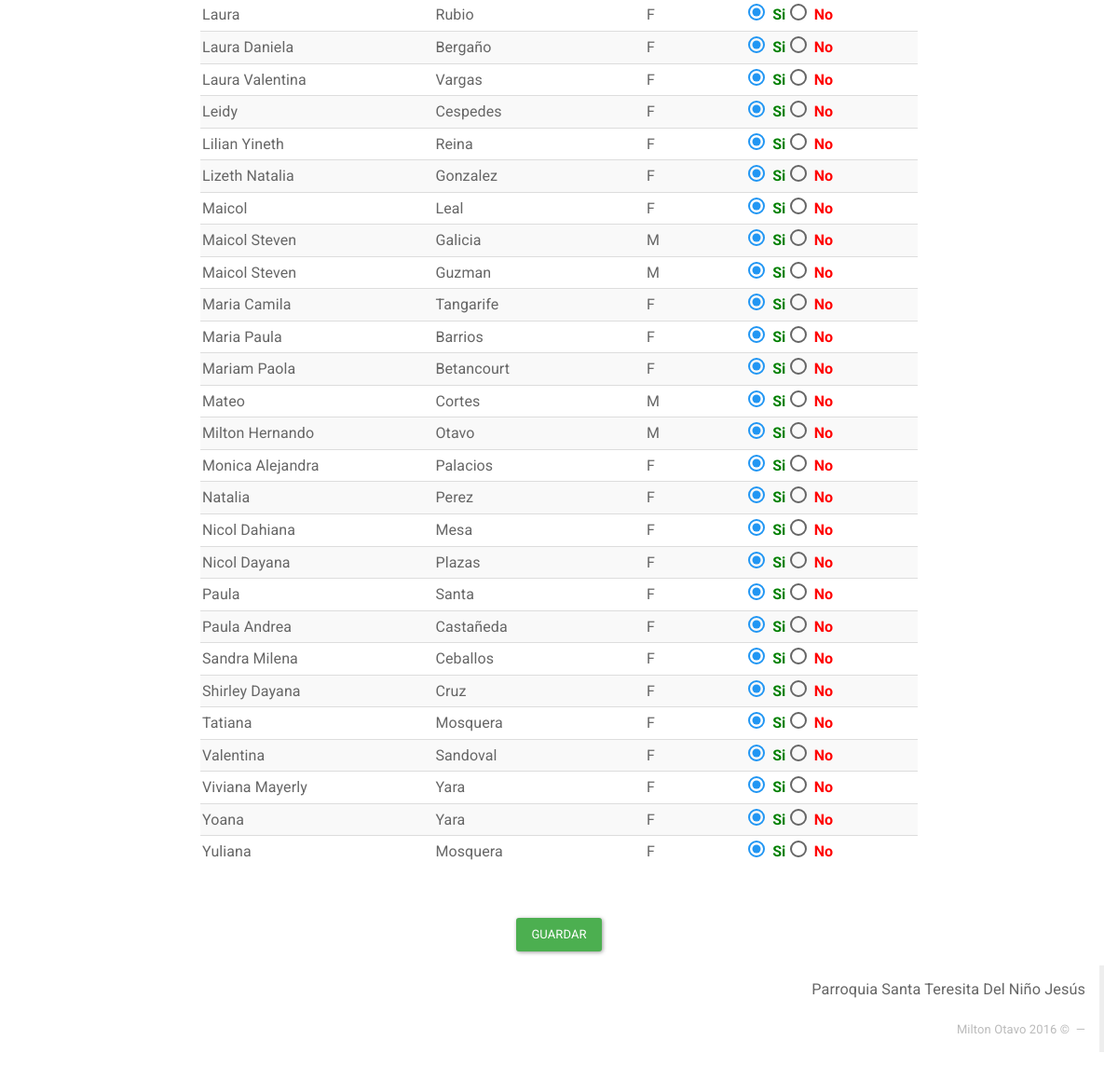
Before: /asistencia (signed in, lower part) with the older database file.
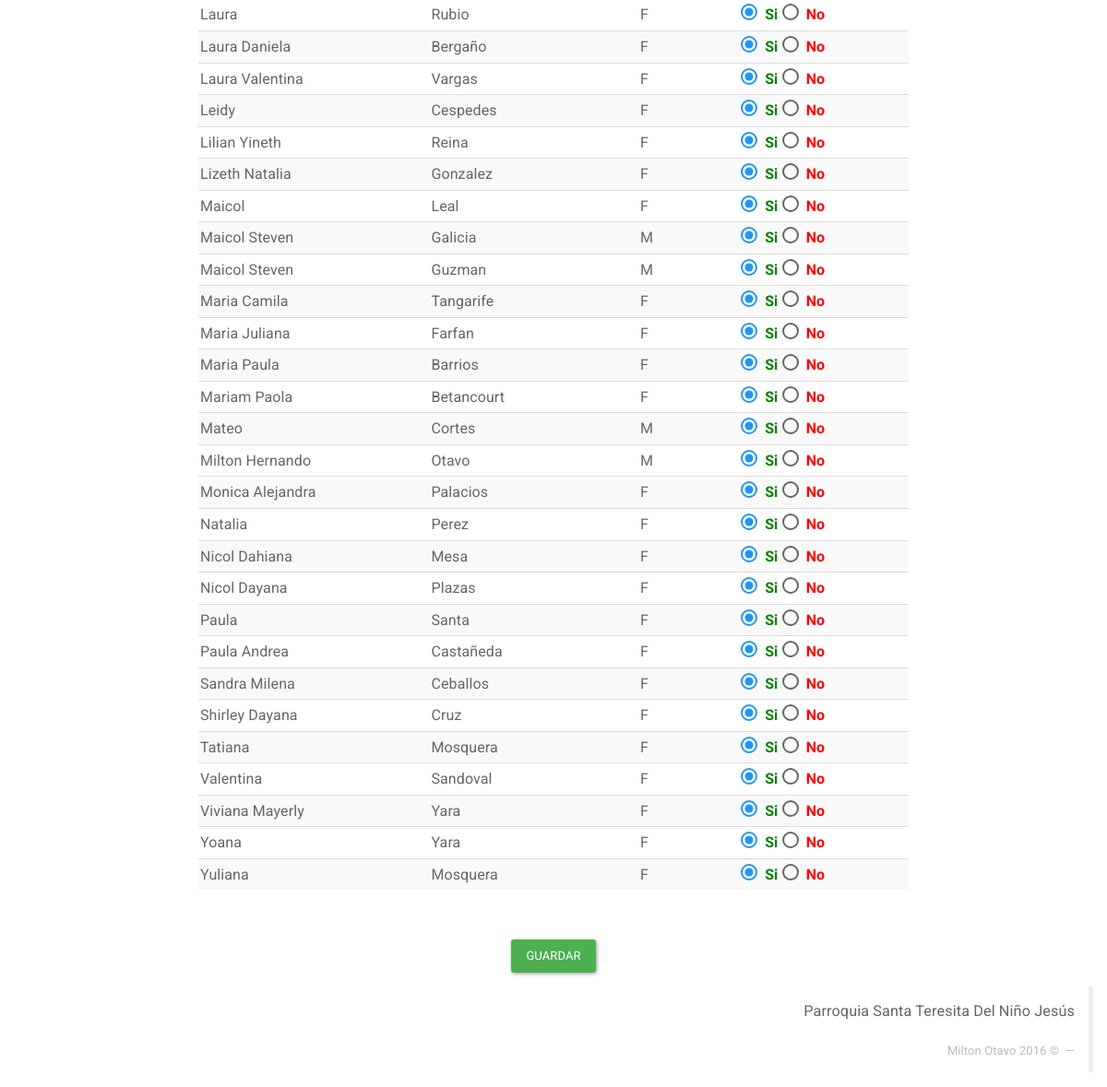
After: the same page with the newer database file.
### tables this page shows
CREATE TABLE IF NOT EXISTS `integrante` (
  `DOCUMENTO` int(12) NOT NULL AUTO_INCREMENT,
  `NOMBRES` varchar(25) NOT NULL,
  `PRIMER_APELLIDO` varchar(15) NOT NULL,
  `SEGUNDO_APELLIDO` varchar(15) DEFAULT NULL,
  `GENERO` varchar(2) DEFAULT NULL,
  `FECHA_NACIMIENTO` date NOT NULL,
  `DIRECCION` varchar(50) DEFAULT NULL,
  `CELULAR` varchar(200) DEFAULT NULL,
  `CORREO` varchar(50) DEFAULT NULL,
  `ACOLITO` tinyint(1) DEFAULT NULL,
  `COORDINADOR` tinyint(1) DEFAULT NULL,
  `IMAGEN` longtext,
  `FECHA_INGRESO` date DEFAULT NULL,
  `FECHA_REGISTRO` timestamp NOT NULL DEFAULT CURRENT_TIMESTAMP ON UPDATE CURRENT_TIMESTAMP,
  PRIMARY KEY (`DOCUMENTO`)
);

### index.php (called while the page is built, shortened)
<?php
if (isset($_SESSION['app_id'])) {
	require_once "Core/Models/Conexion.php";
}
Core\Config\Enrutador::run(new Core\Config\Request());
?>

### Core/Models/Conexion.php (called while the page is built, shortened)
<?php namespace Core\Models;
	class Conexion{
		private $datos= array (
				"host"=>DB_HOST,
				"user"=>DB_USER,
				"pass"=>DB_PASS,
				"db"=>DB_NAME
			);
		private $db;
		public function __construct()
		{
			$this->db = new \mysqli(
					$this->datos['host'],
					$this->datos['user'],
					$this->datos['pass'],
					$this->datos['db']
				);
			$this->db-> set_charset("utf8");
		}
		public function consultaRetorno($sql){
			$datos = $this->db->query($sql);
			return $datos;
		}
	}
 ?>

### Core/Config/Request.php (called while the page is built, shortened)
<?php namespace Core\Config;
class Request{
	private $metodo;
	private $argumento;
	public function __construct(){
		if(isset($_GET['url'])){
			$ruta = filter_input(INPUT_GET, 'url', FILTER_SANITIZE_URL);
			$ruta = explode("/", $ruta);
			$ruta = array_filter($ruta);
			if($ruta[0] == "index.php"){
				$this->controlador = "Login";
			}else{
				$this->controlador = strtolower(array_shift($ruta));
			}
			$this->metodo = strtolower(array_shift($ruta));
			if(!$this->metodo){
				$this->metodo = "index";
			}
			$this->argumento = $ruta;
		}else{
			$this->controlador = "Login";
			$this->metodo = "index";
		}
	}
	public function getMetodo(){
		return $this->metodo;
	}
	public function getArgumento(){
		return $this->argumento;
	}
}
?>

### Core/Controllers/AsistenciaController.php (called while the page is built, shortened)
<?php namespace Core\Controllers;
class AsistenciaController{
	private $integrante;
	private $asistencia;
	public function __construct(){
		$this->integrante = new Integrante();
		$this->asistencia = new Asistencia();
	}
	public function index(){
		if (!empty($_SESSION['app_id'])) {
			if ($_POST) {
				$datos=$this->integrante->listar();
				while($row = mysqli_fetch_array($datos)){
					$id=$row['DOCUMENTO'];
					$this->asistencia->__set("fecha", $_POST['fechaAsistencia']);
					$this->asistencia->__set("integrante",  $_POST['documento_'.$id]);
					$this->asistencia->__set("asistencia", $_POST['asistencia_'.$id] );
					$this->asistencia->__set("comentario", $_POST['comentario'] );
					$this->asistencia->add();
				}
				header("Location:" . URL . "asistencia");
			}else {
				$datos=$this->integrante->listar();
				return $datos;
			}
		}else {
			header("Location:" . URL . "Integrantes");
		}
	}
}
?>

### Core/Models/Integrante.php (called while the page is built, shortened)
<?php namespace Core\Models;
class Integrante {
	private $db;
	public function __construct(){
		$this->db = new Conexion();
	}
	public function listar(){
		$sql="SELECT * FROM integrante ORDER BY NOMBRES ASC, PRIMER_APELLIDO ASC ";
		$datos=$this->db->consultaRetorno($sql);
		return $datos;
	}
}
?>

### HTML/Asistencia/index.php (the view, shortened to what this page needs)
  <html>
  <head>
    <?php include(HTML_DIR.'/overall/header.php') ?>
  </head>
  <body>
    <div id="container">
      <div class="">
        <div class="col-md-8">
          <form class="form-horizontal" enctype="multipart/form-data" method="POST" id="formAsistencia" name="formAsistencia">
            <table class="table table-striped table-hover" id="integrantesTabla" >
            <tbody>
              <?php while($row = mysqli_fetch_array($datos)){ ?>
                <tr>
                  <td class="hidden-xs"><?php  echo $row['NOMBRES']; ?></td>
                  <td class="hidden-xs"><?php  echo $row['PRIMER_APELLIDO']; ?></td>
                  <td class="hidden-xs"><?php  echo $row['GENERO']; ?></td>
                  <td>
                    <input type="radio"  checked required name="asistencia_<?php echo $row['DOCUMENTO'] ?>"  id="si_<?php echo $row['DOCUMENTO'] ?>" value="1"> <span style="color:green;font-weight: bold">Si</span>
                    <input type="radio" required name="asistencia_<?php echo $row['DOCUMENTO'] ?>" id="no_<?php echo $row['DOCUMENTO'] ?>" value="0"> <span style="color:red;font-weight: bold">No</span>
                  </td>
                </tr>
                <?php
              }
              ?>
            </tbody>
          </table>
          <div class="form-group" align="center" style="padding-top: 4%;">
            <button type="submit" class="btn btn-success">Guardar</button>
          </div>
        </form>
      </div>
    </div>
  </div>
  <?php include(HTML_DIR.'/overall/footer.php') ?>
</body>
</html>

Changed rows visible on the page:
added integrante: NOMBRES "Maria Juliana", PRIMER_APELLIDO "Farfan", GENERO "F"
